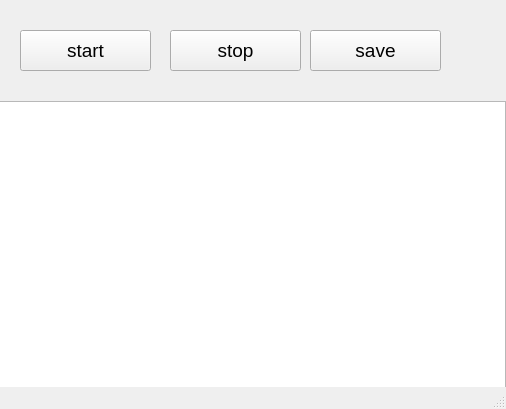
<?xml version="1.0" encoding="UTF-8"?>
<ui version="4.0">
 <class>MainWindow</class>
 <widget class="QMainWindow" name="MainWindow">
  <property name="geometry">
   <rect>
    <x>0</x>
    <y>0</y>
    <width>506</width>
    <height>409</height>
   </rect>
  </property>
  <property name="windowTitle">
   <string>流量捕获</string>
  </property>
  <widget class="QWidget" name="centralwidget">
   <widget class="QPushButton" name="pushButton">
    <property name="geometry">
     <rect>
      <x>20</x>
      <y>30</y>
      <width>131</width>
      <height>41</height>
     </rect>
    </property>
    <property name="font">
     <font>
      <pointsize>14</pointsize>
     </font>
    </property>
    <property name="text">
     <string>start</string>
    </property>
   </widget>
   <widget class="QPushButton" name="pushButton_2">
    <property name="geometry">
     <rect>
      <x>170</x>
      <y>30</y>
      <width>131</width>
      <height>41</height>
     </rect>
    </property>
    <property name="font">
     <font>
      <pointsize>14</pointsize>
     </font>
    </property>
    <property name="text">
     <string>stop</string>
    </property>
   </widget>
   <widget class="QPushButton" name="pushButton_3">
    <property name="geometry">
     <rect>
      <x>310</x>
      <y>30</y>
      <width>131</width>
      <height>41</height>
     </rect>
    </property>
    <property name="font">
     <font>
      <pointsize>14</pointsize>
     </font>
    </property>
    <property name="text">
     <string>save</string>
    </property>
   </widget>
   <widget class="QListWidget" name="listWidget">
    <property name="geometry">
     <rect>
      <x>-5</x>
      <y>101</y>
      <width>511</width>
      <height>291</height>
     </rect>
    </property>
   </widget>
  </widget>
  <widget class="QMenuBar" name="menubar">
   <property name="geometry">
    <rect>
     <x>0</x>
     <y>0</y>
     <width>506</width>
     <height>23</height>
    </rect>
   </property>
  </widget>
  <widget class="QStatusBar" name="statusbar"/>
 </widget>
 <resources/>
 <connections/>
</ui>
